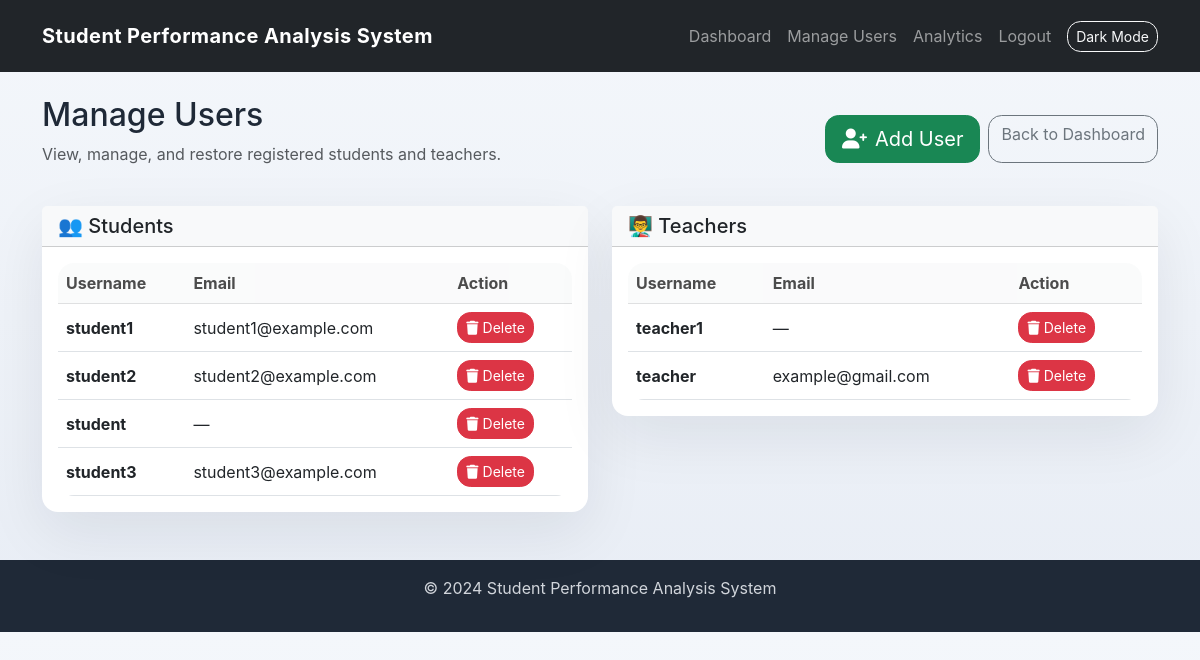
The app's page /admin/manage_users (signed in), older data.
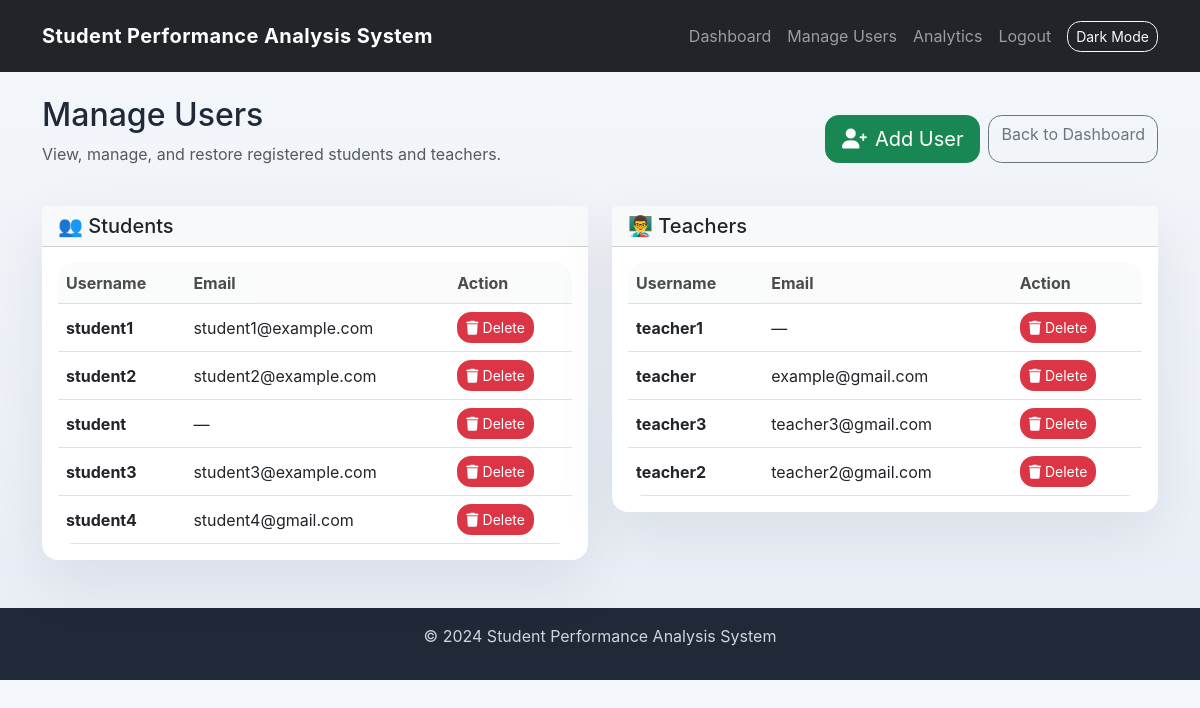
The same page, newer data.
### tables this page shows
CREATE TABLE users (
        id INTEGER PRIMARY KEY AUTOINCREMENT,
        username TEXT UNIQUE NOT NULL,
        password TEXT NOT NULL,
        role TEXT NOT NULL,
        email TEXT,
        created_at TIMESTAMP DEFAULT CURRENT_TIMESTAMP
    , is_deleted INTEGER DEFAULT 0);

### routes/admin_routes.py (the view)
@admin_bp.route('/manage_users')
def manage_users():
    students = user_model.get_all_users_by_role('student')
    teachers = user_model.get_all_users_by_role('teacher')
    deleted_students = user_model.get_deleted_users_by_role('student')
    deleted_teachers = user_model.get_deleted_users_by_role('teacher')
    return render_template('manage_users.html', students=students, teachers=teachers, deleted_students=deleted_students, deleted_teachers=deleted_teachers)

### models/user_model.py (called while the page is built)
    def get_all_users_by_role(self, role):
        conn = sqlite3.connect(self.db_path)
        cursor = conn.cursor()
        cursor.execute("SELECT id, username, email FROM users WHERE role = ? AND (is_deleted IS NULL OR is_deleted = 0)", (role,))
        users = cursor.fetchall()
        conn.close()
        return [{'id': u[0], 'username': u[1], 'email': u[2]} for u in users]

    def get_deleted_users_by_role(self, role):
        conn = sqlite3.connect(self.db_path)
        cursor = conn.cursor()
        cursor.execute("SELECT id, username, email FROM users WHERE role = ? AND is_deleted = 1", (role,))
        users = cursor.fetchall()
        conn.close()
        return [{'id': u[0], 'username': u[1], 'email': u[2]} for u in users]

### routes/admin_routes.py (called while the page is built)
@admin_bp.before_request
def require_admin():
    if 'user_id' not in session or session.get('role') != 'admin':
        return redirect(url_for('auth.login'))

### templates/manage_users.html (shortened to what the changed rows need)
{% extends "base.html" %}
{% block content %}
<div class="row mb-4">
    <div class="col-12">
        <div class="d-flex justify-content-between align-items-center">
            <div>
                <h2>Manage Users</h2>
            </div>
        </div>
    </div>
</div>
<div class="row g-4">
    <div class="col-lg-6">
        <div class="card">
            <div class="card-body">
                {% if students %}
                    <div class="table-responsive">
                        <table class="table table-hover align-middle mb-0">
                            <thead class="table-light">
                                <tr>
                                    <th>Username</th>
                                    <th>Email</th>
                                    <th>Action</th>
                                </tr>
                            </thead>
                            <tbody>
                                {% for student in students %}
                                    <tr>
                                        <td><strong>{{ student.username }}</strong></td>
                                        <td>{{ student.email or '—' }}</td>
                                        <td>
                                            <a href="{{ url_for('admin.delete_user', user_id=student.id) }}" class="btn btn-sm btn-danger" onclick="return confirm('Are you sure you want to delete {{ student.username }}? You can restore them later.')">
                                                <i class="fas fa-trash me-1"></i>Delete
                                            </a>
                                        </td>
                                    </tr>
                                {% endfor %}
                            </tbody>
                        </table>
                    </div>
                {% else %}
                    <p class="text-muted text-center py-3">No active students. <a href="{{ url_for('admin.add_user') }}">Add one now</a></p>
                {% endif %}
            </div>
        </div>
    </div>
    <div class="col-lg-6">
        <div class="card">
            <div class="card-body">
                {% if teachers %}
                    <div class="table-responsive">
                        <table class="table table-hover align-middle mb-0">
                            <thead class="table-light">
                                <tr>
                                    <th>Username</th>
                                    <th>Email</th>
                                    <th>Action</th>
                                </tr>
                            </thead>
                            <tbody>
                                {% for teacher in teachers %}
                                    <tr>
                                        <td><strong>{{ teacher.username }}</strong></td>
                                        <td>{{ teacher.email or '—' }}</td>
                                        <td>
                                            <a href="{{ url_for('admin.delete_user', user_id=teacher.id) }}" class="btn btn-sm btn-danger" onclick="return confirm('Are you sure you want to delete {{ teacher.username }}? You can restore them later.')">
                                                <i class="fas fa-trash me-1"></i>Delete
                                            </a>
                                        </td>
                                    </tr>
                                {% endfor %}
                            </tbody>
                        </table>
                    </div>
                {% else %}
                    <p class="text-muted text-center py-3">No active teachers. <a href="{{ url_for('admin.add_user') }}">Add one now</a></p>
                {% endif %}
            </div>
        </div>
    </div>
</div>
{% endblock %}

Row changes from the older to the newer data that the page shows:
added users: username "student4", email "student4@gmail.com", shown under "👥 Students"
added users: username "teacher3", email "teacher3@gmail.com", shown under "👨‍🏫 Teachers"
added users: username "teacher2", email "teacher2@gmail.com", shown under "👨‍🏫 Teachers"
